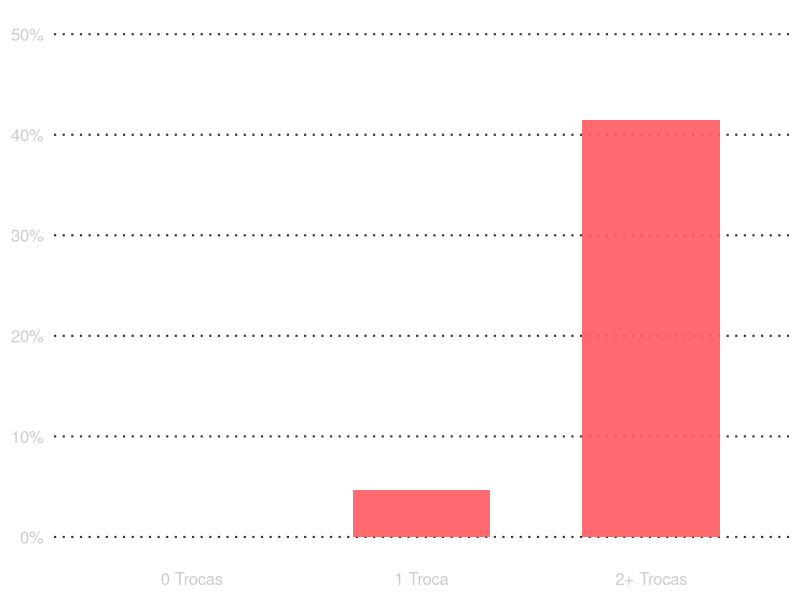
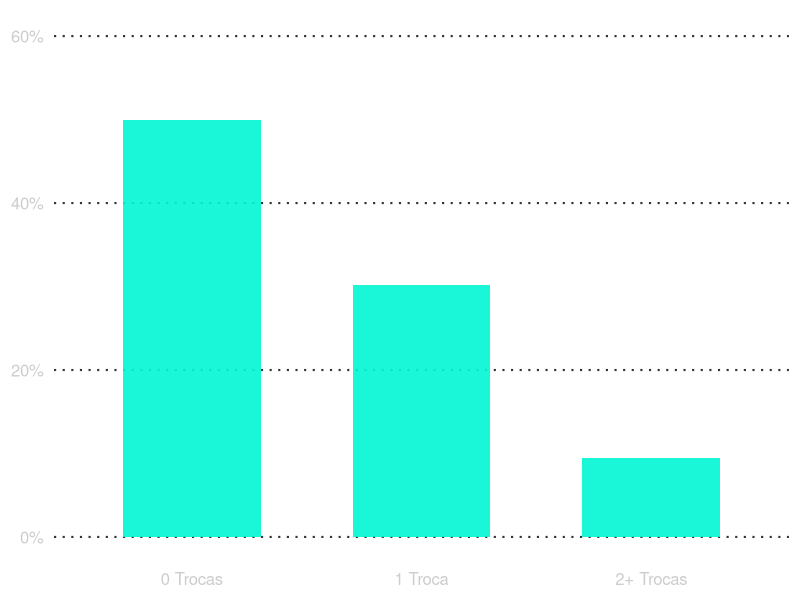
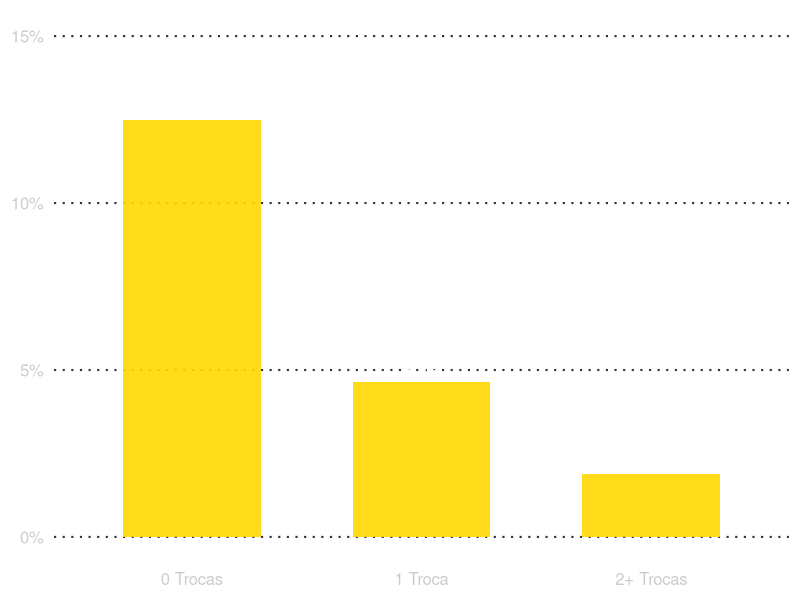
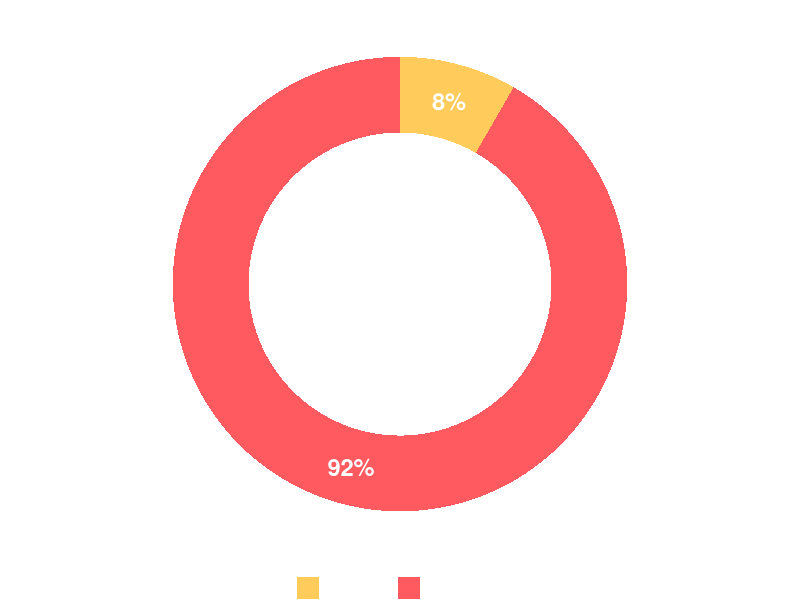
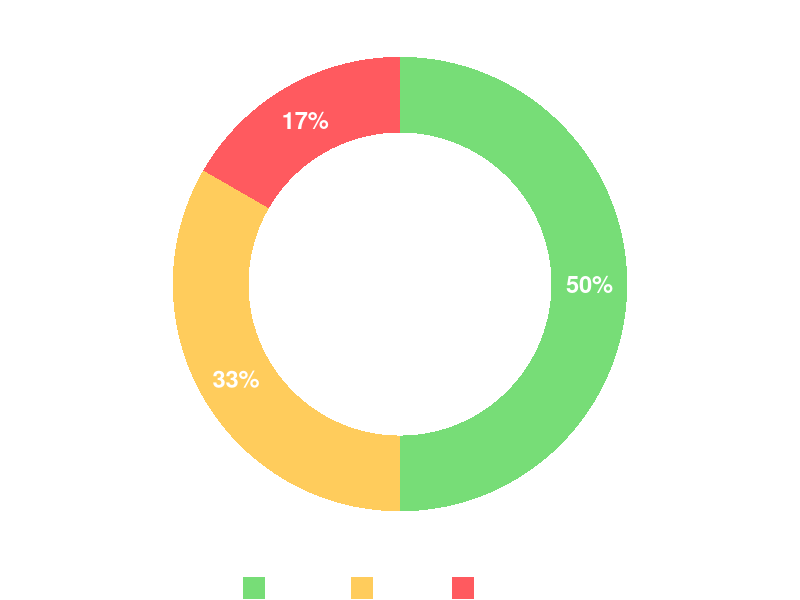
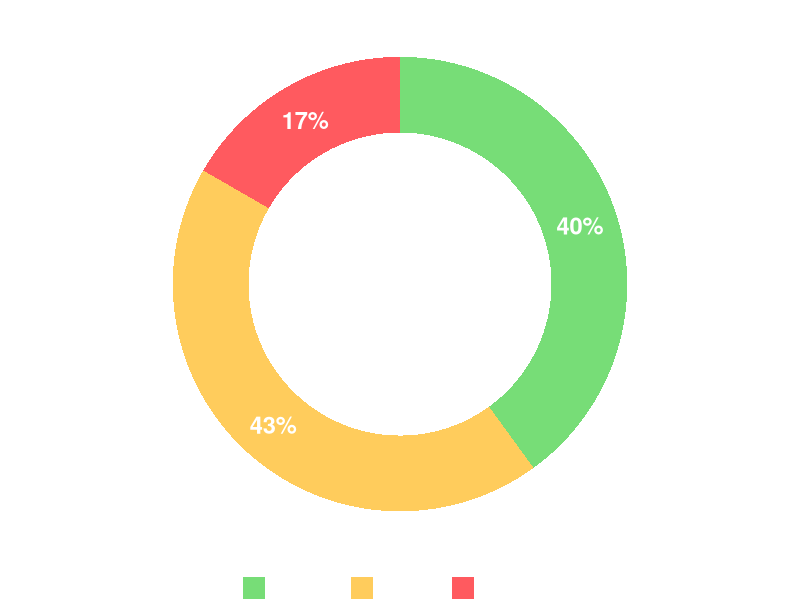

Reproduce these figures in R, in order.
# --- 1. CONFIGURAÇÃO ---
library(tidyverse)
library(ggrepel)
library(scales)

# Tema Escuro Limpo (para Canva - Transparente)
theme_infographic <- function(base_size = 16) {
  theme_minimal(base_size = base_size) +
    theme(
      plot.background = element_rect(fill = "transparent", color = NA),
      panel.background = element_rect(fill = "transparent", color = NA),
      text = element_text(color = "#FFFFFF", family = "sans"),
      axis.text = element_text(color = "#CCCCCC", size = 12),
      axis.title = element_blank(), 
      panel.grid.major.y = element_line(color = "#333333", linetype = "dotted"), 
      panel.grid.major.x = element_blank(),
      panel.grid.minor = element_blank(),
      legend.position = "none"
    )
}

# Tema Específico para Rosca (Remove eixos e grades)
theme_rosca_clean <- function(base_size = 16) {
  theme_void(base_size = base_size) +
    theme(
      plot.background = element_rect(fill = "transparent", color = NA),
      panel.background = element_rect(fill = "transparent", color = NA),
      text = element_text(color = "#FFFFFF", family = "sans"),
      legend.position = "right",
      legend.text = element_text(size = 12)
    )
}

print("⏳ Calculando as probabilidades (2018-2023)...")

# --- 2. PREPARAÇÃO DOS DADOS ---
dados_brutos <- read_csv("campeonato_brasileiro_2018+.csv")

dados_limpos <- dados_brutos %>%
  filter(ano_campeonato >= 2018 & ano_campeonato <= 2023) %>%
  filter(!is.na(tecnico_mandante), !is.na(tecnico_visitante))

d_mand <- dados_limpos %>% transmute(ano=ano_campeonato, rodada, time=time_mandante, tecnico=tecnico_mandante, colocacao=colocacao_mandante)
d_vis <- dados_limpos %>% transmute(ano=ano_campeonato, rodada, time=time_visitante, tecnico=tecnico_visitante, colocacao=colocacao_visitante)
dados_analise <- bind_rows(d_mand, d_vis) %>% arrange(time, ano, rodada)

dados_analise <- dados_analise %>%
  group_by(time, ano) %>%
  mutate(
    tecnico_ant = lag(tecnico),
    troca = if_else(tecnico != tecnico_ant & !is.na(tecnico_ant), TRUE, FALSE),
    id_passagem = cumsum(troca)
  ) %>% ungroup()

passagens <- dados_analise %>%
  group_by(time, ano, id_passagem, tecnico) %>%
  summarise(jogos = n(), .groups="drop")

contagem_trocas_reais <- passagens %>%
  filter(jogos > 2, id_passagem > 0) %>% 
  group_by(time, ano) %>%
  summarise(num_trocas = n(), .groups="drop")

posicao_final <- dados_analise %>%
  group_by(time, ano) %>%
  summarise(pos_final = last(colocacao), .groups="drop")

tabela_risco <- posicao_final %>%
  left_join(contagem_trocas_reais, by = c("time", "ano")) %>%
  mutate(num_trocas = replace_na(num_trocas, 0)) %>% 
  mutate(cat_trocas = case_when(
    num_trocas == 0 ~ "0 Trocas",
    num_trocas == 1 ~ "1 Troca",
    TRUE ~ "2+ Trocas" # Simplifiquei para 3 grupos para a rosca ficar mais bonita
  ))

# --- 3. CÁLCULO DAS PROBABILIDADES (Para Barras) ---
probabilidades <- tabela_risco %>%
  group_by(cat_trocas) %>%
  summarise(
    total_times = n(),
    qtd_campeao = sum(pos_final == 1),
    prob_campeao = (qtd_campeao / total_times),
    qtd_liberta = sum(pos_final >= 2 & pos_final <= 6),
    prob_liberta = (qtd_liberta / total_times),
    qtd_rebaixado = sum(pos_final >= 17),
    prob_rebaixado = (qtd_rebaixado / total_times)
  )

# --- 4. FUNÇÕES DE GRÁFICO ---

# Barras (Probabilidade)
plot_probabilidade_clean <- function(dados, coluna_y, cor_barra) {
  ggplot(dados, aes(x = cat_trocas, y = .data[[coluna_y]])) +
    geom_col(fill = cor_barra, width = 0.6, alpha = 0.9) +
    geom_text(aes(label = scales::percent(.data[[coluna_y]], accuracy = 1)), 
              vjust = -0.5, color = "white", fontface = "bold", size = 6) +
    scale_y_continuous(labels = scales::percent, limits = c(0, max(dados[[coluna_y]]) * 1.2)) + 
    labs(title = NULL, subtitle = NULL, x = NULL, y = NULL) +
    theme_infographic()
}

# Rosca (Composição)
plot_rosca_clean <- function(dados_filtrados, titulo_arquivo) {
  
  # Calcular composição
  composicao <- dados_filtrados %>%
    count(cat_trocas) %>%
    mutate(perc = n / sum(n)) %>%
    mutate(ymax = cumsum(perc), ymin = c(0, head(ymax, n=-1))) %>%
    mutate(label_pos = (ymax + ymin) / 2)
  
  g <- ggplot(composicao, aes(ymax=ymax, ymin=ymin, xmax=4, xmin=3, fill=cat_trocas)) +
    geom_rect(color = "transparent") + # O anel
    coord_polar(theta="y") + # Transforma em rosca
    xlim(c(1, 4)) + # Define o tamanho do buraco no meio
    scale_fill_manual(values = c("0 Trocas"="#77DD77", "1 Troca"="#FFCC5C", "2+ Trocas"="#FF5A5F")) +
    # Adicionar Texto da Porcentagem
    geom_text(aes(x=3.5, y=label_pos, label=scales::percent(perc, accuracy=1)), 
              color="white", size=6, fontface="bold") +
    labs(fill = NULL) + # Remove título da legenda
    theme_rosca_clean() +
    theme(legend.position = "bottom", legend.text = element_text(color="white"))
  
  ggsave(titulo_arquivo, g, width=8, height=8, dpi=300, bg="transparent")
}


# --- 5. GERAÇÃO DOS ARQUIVOS ---

print("🎨 Gerando Gráficos de Barras (Risco)...")
g_rebaixamento <- plot_probabilidade_clean(probabilidades, "prob_rebaixado", "#FF5A5F")
ggsave("prob_rebaixamento_barras.png", g_rebaixamento, width=8, height=6, dpi=300, bg="transparent")

g_liberta <- plot_probabilidade_clean(probabilidades, "prob_liberta", "#00F5D4")
ggsave("prob_libertadores_barras.png", g_liberta, width=8, height=6, dpi=300, bg="transparent")

g_campeao <- plot_probabilidade_clean(probabilidades, "prob_campeao", "#FFD700")
ggsave("prob_campeao_barras.png", g_campeao, width=8, height=6, dpi=300, bg="transparent")


print("🍩 Gerando Gráficos de Rosca (Perfil/Composição)...")

# 1. Rosca: Quem são os REBAIXADOS?
rebaixados_df <- tabela_risco %>% filter(pos_final >= 17)
plot_rosca_clean(rebaixados_df, "perfil_rebaixados_rosca.png")

# 2. Rosca: Quem são os CAMPEÕES?
campeoes_df <- tabela_risco %>% filter(pos_final == 1)
plot_rosca_clean(campeoes_df, "perfil_campeoes_rosca.png")

# 3. Rosca: Quem vai pra LIBERTADORES?
liberta_df <- tabela_risco %>% filter(pos_final >= 2 & pos_final <= 6)
plot_rosca_clean(liberta_df, "perfil_libertadores_rosca.png")

print("--- Todos os gráficos (Barras e Roscas) gerados! ---")